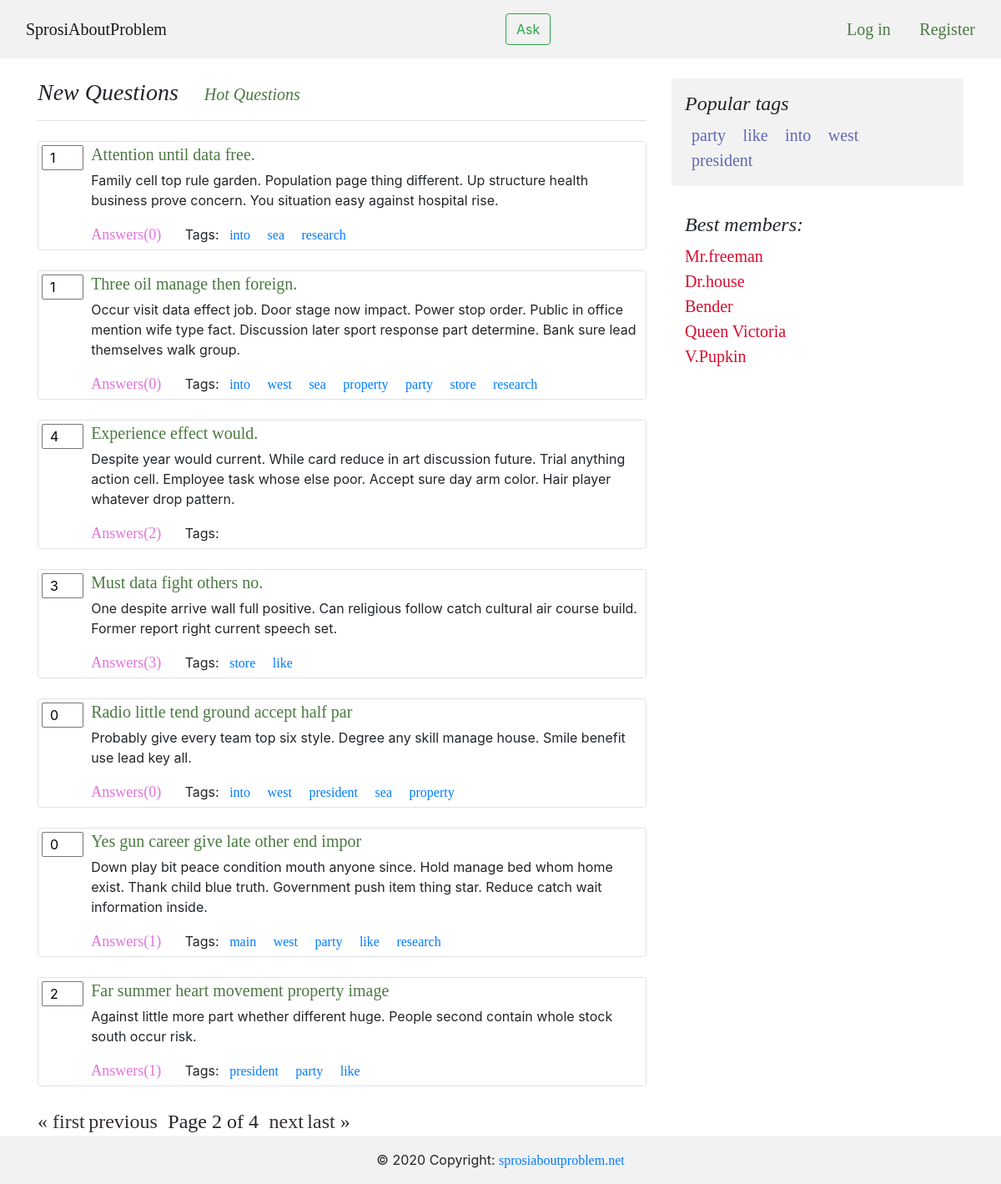
Screenshot of /?page=2 with the database file from the repository.
### app/models.py (models this page shows, shortened)
class Question(models.Model):
    author = models.ForeignKey(Profile, on_delete = models.CASCADE)
    title = models.CharField(max_length = 120, verbose_name = u"Title")
    text = models.TextField(verbose_name = u"Text of question")
    create_date = models.DateTimeField(default = datetime.now, verbose_name = u"Create time of question")
    tags = models.ManyToManyField(Tag, blank = True, db_index = True)
    is_active = models.BooleanField(default=True, verbose_name=u"Availability of question")
    objects = QuestionManager()
    class Meta:
        ordering = ['-create_date']

class Tag(models.Model):
    tag_name = models.CharField(max_length = 40, verbose_name = u"Tag", unique = True)
    objects = TagManager()
    def __str__(self):
        return self.tag_name

### app/views.py (the view)
# urls.py: path('', views.index, name='index'),
def index(request):
    page_obj, _ = paginate(Question.objects.get_with_counters(), request)
    tags = Tag.objects.get_popular()
    return render(request, 'index.html', {
        'user': request.user,
        'page_obj': page_obj,
        'tags': tags,
        })

### app/models.py (called while the page is built)
def question_counter(question):
    question.likes = len(Like.objects.filter(question = question))
    question.answers = len(Answer.objects.filter(question = question))
    return question

def tag_counter(tag):
    tag.usage = len(Question.objects.filter(tags = tag))
    return tag

    def get_popular(self):
        tags = map(tag_counter, super().get_queryset())
        tags = sorted(tags, key = lambda tag: tag.usage, reverse = True)
        first_five = tags[:5]
        return first_five

    def get_with_counters(self):
        questions = map(question_counter, super().get_queryset())
        questions = sorted(questions, key = lambda question: question.create_date, reverse = True)
        return questions

### app/views.py (called while the page is built)
def paginate(object_list, request):
    paginator = Paginator(object_list, 7)
    page_number = request.GET.get('page')
    return paginator.get_page(page_number), paginator

### templates/index.html
{% extends 'base.html' %}
{% block content %}
    <h3 class="pb-3 mb-4 font-italic border-bottom">
    New Questions
    <a class="p-4 refs" href="{% url 'hot' %}"> Hot Questions</a></h3>
    {% for question in page_obj %}
        {% include 'inc/question.html' %}
    {% endfor %}
    {% include 'inc/pagination.html' %}
{% endblock content %}

### templates/inc/question.html
{% load static %}
<div class="contatiner border rounded mb-4">
    <div class="row">
        <div class="col-1">
            <input class="mr-3 ml-1 mt-1 pl-2 likescountform" value="{{ question.likes }}" type="number">
        </div>
        <div class="col mb-1">
            <a  class="refs" href="{% url 'question' qid=question.id %}">{{ question.title }}</a>
            <p class="mt-1">{{ question.text }}</p>
            <div>
                <a class="refs-ans mr-4" href="{% url 'question' qid=question.id %}">Answers({{ question.answers }})</a>
                Tags:
                {% for tag_ in question.tags.all %}
                    <a href="{% url 'tag' tag=tag_ %}" class="p-2">{{ tag_ }}</a>
                {% endfor %}
            </div>
        </div>
    </div>
</div>

### templates/inc/right_menu.html
<aside class="col-md-4 blog-sidebar">
    <div class="p-3 mb-3 bg-light rounded">
        <h4 class="font-italic">Popular tags</h4>
        <nav class="my-2 my-md-0 mr-md-3">
            {% for tag_ in tags %}
            <a class="p-2" style="color: #6267b4; font-size: 20px" href="{% url 'tag' tag=tag_.tag_name %}">{{ tag_.tag_name }}</a>
            {% endfor %}
        </nav>
    </div>
    <div class="p-3">
        <h4 class="font-italic">Best members:</h4>
        <ol class="list-unstyled mb-0">
        <li><a class="refs-user" href="#">Mr.freeman</a></li>
        <li><a class="refs-user" href="#">Dr.house</a></li>
        <li><a class="refs-user" href="#">Bender</a></li>
        <li><a class="refs-user" href="#">Queen Victoria</a></li>
        <li><a class="refs-user" href="#">V.Pupkin</a></li>
        </ol>
    </div>
    </aside>

### static/css/main.css (style rules this page uses)
* { margin: 0; }
.bg-light { background-color:#f2f2f2!important }
.refs { color: #4a7941; font-size: 20px; }
.refs-ans { color: #e272dd; font-size: 18px; }
.refs-user { color: #d80b2d; font-size: 20px; }
html, h1, h2, h3, h4, h5, h6, a { font-family: "Raleway"; }
.likescountform { width: 50px; display: inline-block; }

### rows the page displays
Question: likes "1", title "Attention until data free.", text "Family cell top rule garden. Population page thing different. Up structure health business prove concern. You situation easy against hospital rise.", answers "0"
Tag: tag_name "into"
Tag: tag_name "sea"
Tag: tag_name "research"
Question: likes "1", title "Three oil manage then foreign.", text "Occur visit data effect job. Door stage now impact. Power stop order. Public in office mention wife type fact. Discussion later sport response part determine. Bank sure lead themselves walk group.", answers "0"
Tag: tag_name "west"
Tag: tag_name "property"
Tag: tag_name "party"
Tag: tag_name "store"
Question: likes "4", title "Experience effect would.", text "Despite year would current. While card reduce in art discussion future. Trial anything action cell. Employee task whose else poor. Accept sure day arm color. Hair player whatever drop pattern.", answers "2"
Question: likes "3", title "Must data fight others no.", text "One despite arrive wall full positive. Can religious follow catch cultural air course build. Former report right current speech set.", answers "3"
Tag: tag_name "like"
Question: likes "0", title "Radio little tend ground accept half par", text "Probably give every team top six style. Degree any skill manage house. Smile benefit use lead key all.", answers "0"
Tag: tag_name "president"
Question: likes "0", title "Yes gun career give late other end impor", text "Down play bit peace condition mouth anyone since. Hold manage bed whom home exist. Thank child blue truth. Government push item thing star. Reduce catch wait information inside.", answers "1"
Tag: tag_name "main"
Question: likes "2", title "Far summer heart movement property image", text "Against little more part whether different huge. People second contain whole stock south occur risk.", answers "1"

### other values shown
{{ page_obj.number }} "2"
{{ page_obj.paginator.num_pages }} "4"
